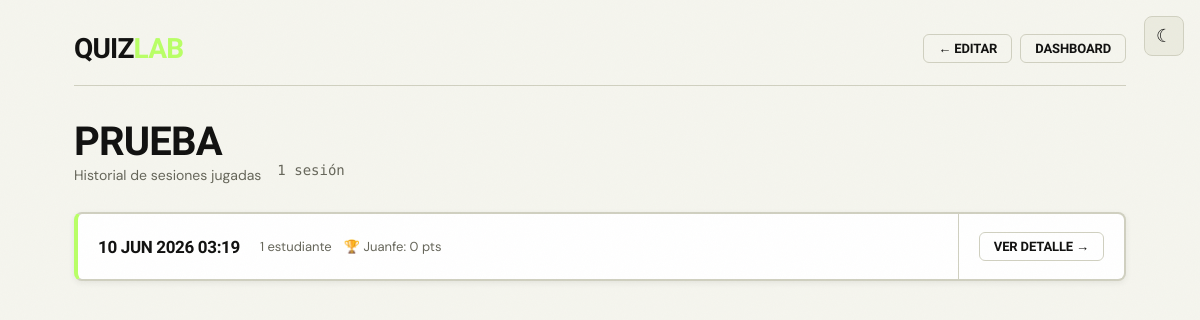
The app's page /admin/quiz/2/history (signed in) with its own data.
### models.py (models this page shows)
class Quiz(SQLModel, table=True):
    id: Optional[int] = Field(default=None, primary_key=True)
    name: str
    course_tag: Optional[str] = None
    read_time: int = Field(default=5)
    created_at: datetime = Field(default_factory=datetime.utcnow)
    last_played: Optional[datetime] = None

class QuizSession(SQLModel, table=True):
    id: Optional[int] = Field(default=None, primary_key=True)
    quiz_id: int = Field(foreign_key="quiz.id")
    room_code: str
    played_at: datetime = Field(default_factory=datetime.utcnow)
    student_count: int = Field(default=0)

class SessionResult(SQLModel, table=True):
    id: Optional[int] = Field(default=None, primary_key=True)
    session_id: int = Field(foreign_key="quizsession.id")
    nickname: str
    score: int
    rank: int

### main.py (the view)
@app.get("/admin/quiz/{quiz_id}/history", response_class=HTMLResponse)
async def quiz_history(
    request: Request, quiz_id: int, db: Session = Depends(get_session)
):
    if not request.session.get("admin"):
        return RedirectResponse("/admin/login")
    quiz = db.get(Quiz, quiz_id)
    if not quiz:
        raise HTTPException(status_code=404)
    quiz_sessions = db.exec(
        select(QuizSession).where(QuizSession.quiz_id == quiz_id).order_by(QuizSession.played_at.desc())
    ).all()
    sessions_data = []
    for qs in quiz_sessions:
        top3 = db.exec(
            select(SessionResult)
            .where(SessionResult.session_id == qs.id)
            .order_by(SessionResult.rank)
        ).all()[:3]
        sessions_data.append({
            "id": qs.id,
            "played_at": qs.played_at,
            "student_count": qs.student_count,
            "room_code": qs.room_code,
            "top3": [{"nickname": r.nickname, "score": r.score, "rank": r.rank} for r in top3],
        })
    return templates.TemplateResponse(
        "admin_quiz_history.html",
        {"request": request, "quiz": quiz, "sessions": sessions_data},
    )

### templates/admin_quiz_history.html (shortened to what this page needs)
{% extends "base.html" %}
{% block extra_css %}<link rel="stylesheet" href="/static/css/admin.css">{% endblock %}
{% block content %}
<div class="admin-wrap">
  <nav class="admin-nav">
    <a href="/admin/dashboard" class="logo">Quiz<span>Lab</span></a>
    <div class="nav-links">
      <a href="/admin/quiz/{{ quiz.id }}/edit" class="btn btn-ghost btn-sm">← Editar</a>
      <a href="/admin/dashboard" class="btn btn-ghost btn-sm">Dashboard</a>
    </div>
  </nav>
  <div class="dash-header">
    <div>
      <h1>{{ quiz.name }}</h1>
      <p style="margin:4px 0 0;color:var(--text-muted);font-size:14px;text-transform:none;letter-spacing:normal">Historial de sesiones jugadas</p>
    </div>
    <span class="count">{{ sessions|length }} sesión{{ 'es' if sessions|length != 1 else '' }}</span>
  </div>
  {% if sessions %}
  <div class="quiz-list">
    {% for s in sessions %}
    <div class="quiz-card">
      <div class="quiz-card-body">
        <span class="quiz-name" style="font-size:17px">{{ s.played_at.strftime('%d %b %Y  %H:%M') }}</span>
        <div class="quiz-meta">
          <span class="quiz-stat">{{ s.student_count }} estudiante{{ 's' if s.student_count != 1 else '' }}</span>
          {% if s.top3 %}
          <span class="quiz-stat">🏆 {{ s.top3[0].nickname }}: {{ s.top3[0].score }} pts</span>
          {% endif %}
        </div>
      </div>
      <div class="quiz-card-actions">
        <a href="/admin/session/{{ s.id }}" class="btn btn-ghost btn-sm">Ver Detalle →</a>
      </div>
    </div>
    {% endfor %}
  </div>
  {% else %}
  <div class="empty-state">
    <h2>Este quiz aún no ha sido jugado.</h2>
    <p>Inicia una sesión desde el dashboard para ver el historial aquí.</p>
    <a href="/admin/host/{{ quiz.id }}" class="btn btn-primary btn-lg">Iniciar Sesión →</a>
  </div>
  {% endif %}
</div>
{% endblock %}

### static/css/base.css (style rules this page uses)
:root, [data-theme="dark"] { --bg: #090909; --surface: #111118; --surface-2: #1a1a26; --border: #2a2a3c; --text: #F2F2EE; --text-muted: #777780; --lime: #B9FF66; --fire: #FF6B35; --violet: #7B61FF; --answer-a: #FF4B6E; --answer-b: #4B9EFF; --answer-c: #FFD166; --answer-d: #06D6A0; --answer-e: #9B5DE5; --answer-f: #F15BB5; --shadow: rgba(185, 255, 102, 0.08); --grain: 0.04; --btn-primary-bg: var(--lime); --btn-primary-text: #111110; }
[data-theme="light"] { --bg: #F5F5EE; --surface: #FFFFFF; --surface-2: #EBEBDF; --border: #D0D0C0; --text: #111110; --text-muted: #66665A; --lime: #B9FF66; --fire: #D94F00; --violet: #5A40EE; --answer-a: #C4003A; --answer-b: #0055C4; --answer-c: #A07000; --answer-d: #006B4F; --answer-e: #7A3DBF; --answer-f: #C4006B; --shadow: rgba(0, 0, 0, 0.07); --grain: 0.025; --btn-primary-bg: #111110; --btn-primary-text: #F2F2EE; }
*, *::before, *::after { box-sizing: border-box; margin: 0; padding: 0; }
html { font-size: 16px; }
body { font-family: 'DM Sans', sans-serif; background: var(--bg); color: var(--text); min-height: 100vh; transition: background-color 0.25s ease, color 0.25s ease; overflow-x: hidden; }
body::after { content: ''; position: fixed; inset: 0; pointer-events: none; z-index: 9999; opacity: var(--grain); background-repeat: repeat; }
h1, h2, h3, h4, h5, h6, .label-font { font-family: 'Barlow Condensed', sans-serif; font-weight: 900; text-transform: uppercase; letter-spacing: -0.02em; }
.btn { display: inline-flex; align-items: center; justify-content: center; gap: 8px; padding: 10px 20px; border: none; border-radius: 6px; cursor: pointer; font-family: 'Barlow Condensed', sans-serif; font-weight: 900; font-size: 15px; letter-spacing: -0.01em; text-transform: uppercase; text-decoration: none; transition: transform 0.1s ease, opacity 0.15s ease; white-space: nowrap; }
.btn-ghost { background: transparent; color: var(--text); border: 1px solid var(--border); }
.btn-sm { padding: 6px 14px; font-size: 13px; }
.logo { font-family: 'Barlow Condensed', sans-serif; font-weight: 900; font-size: 28px; text-transform: uppercase; letter-spacing: -0.03em; color: var(--text); text-decoration: none; }
.logo span { color: var(--lime); }
.card, .btn, nav, header, footer { transition: background-color 0.25s ease, border-color 0.25s ease, color 0.25s ease; }

### static/css/admin.css (style rules this page uses)
.admin-wrap { max-width: 1100px; margin: 0 auto; padding: 32px 24px 80px; }
.admin-nav { display: flex; align-items: center; gap: 16px; margin-bottom: 36px; padding-bottom: 20px; border-bottom: 1px solid var(--border); }
.admin-nav .logo { flex: 1; }
.nav-links { display: flex; gap: 8px; align-items: center; }
.dash-header { display: flex; align-items: flex-end; gap: 16px; margin-bottom: 28px; }
.dash-header h1 { font-size: 40px; line-height: 1; }
.dash-header .count { font-family: 'Syne Mono', monospace; font-size: 14px; color: var(--text-muted); margin-bottom: 6px; }
.quiz-list { display: flex; flex-direction: column; gap: 10px; }
.quiz-card { display: flex; align-items: center; gap: 0; background: var(--surface); border: 1px solid var(--border); border-left: 4px solid var(--lime); border-radius: 8px; overflow: hidden; transition: border-color 0.15s ease; }
[data-theme="light"] .quiz-card { border: 2px solid var(--border); border-left: 4px solid var(--lime); box-shadow: 0 2px 6px var(--shadow); }
.quiz-card-body { flex: 1; padding: 18px 20px; display: flex; align-items: center; gap: 20px; flex-wrap: wrap; }
.quiz-name { font-family: 'Barlow Condensed', sans-serif; font-weight: 900; font-size: 22px; text-transform: uppercase; letter-spacing: -0.02em; color: var(--text); }
.quiz-meta { display: flex; align-items: center; gap: 12px; flex-wrap: wrap; }
.quiz-stat { font-size: 13px; color: var(--text-muted); }
.quiz-card-actions { display: flex; align-items: center; gap: 8px; padding: 18px 20px; border-left: 1px solid var(--border); }

### records on screen
Quiz: name "PRUEBA"
QuizSession: played_at "10 JUN 2026 03:19", student_count "1", nickname "Juanfe", score "0"

### other values on screen
{{ sessions|length }} "1"
